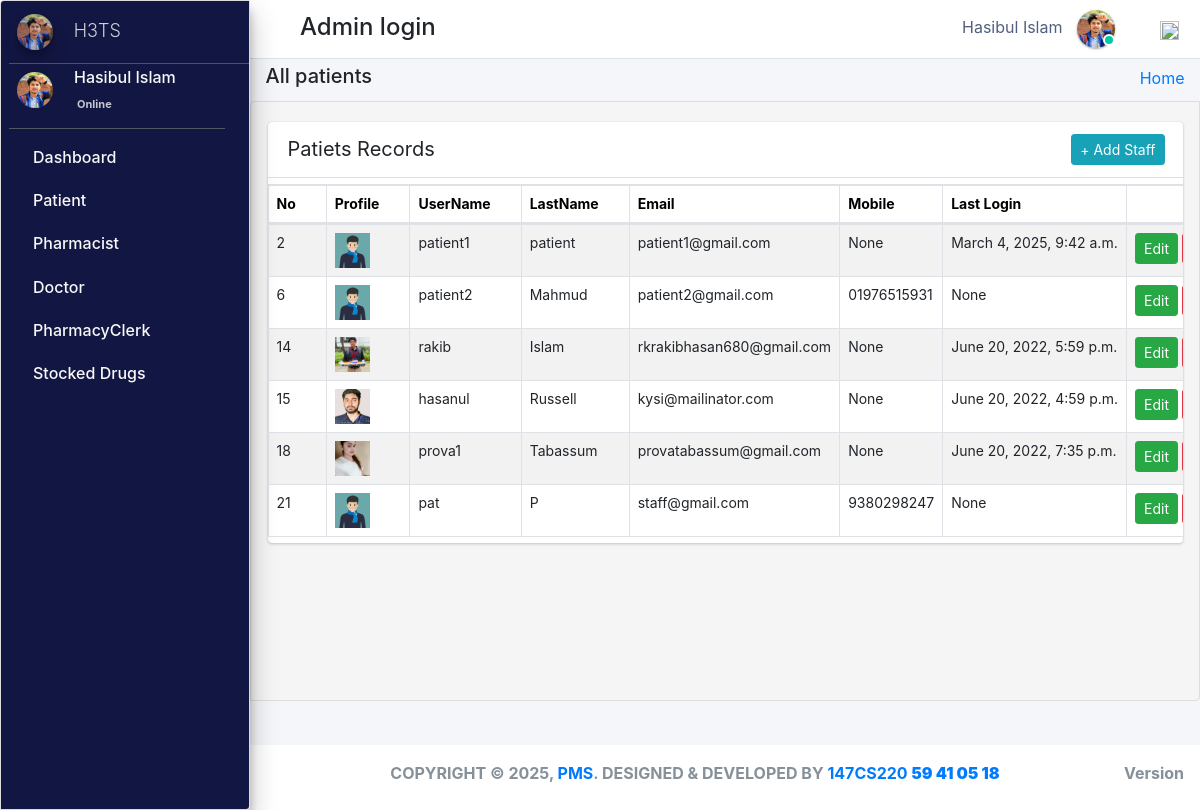
/admin_user/all_patients/ (signed in), run on the app's committed database.
### pharmacy/models.py (models this page shows, shortened)
class CustomUser(AbstractUser):
    groups = models.ManyToManyField(
        'auth.Group',
        related_name='customuser_groups',  # Updated related_name to avoid clash
        blank=True,
        help_text='The groups this user belongs to. A user will get all permissions granted to each of their groups.',
        verbose_name='groups'
    )
    user_permissions = models.ManyToManyField(
        'auth.Permission',
        related_name='customuser_user_permissions',  # Updated related_name to avoid clash
        blank=True,
        help_text='Specific permissions for this user.',
        verbose_name='user permissions'
    )
    user_type_data = ((1, "AdminHOD"), (2, "Pharmacist"), (3, "Doctor"), (4, "PharmacyClerk"),(5, "Patients"))
    user_type = models.CharField(default=1, choices=user_type_data, max_length=10)

class AdminHOD(models.Model):
    gender_category=(
        ('Male','Male'),
        ('Female','Female'),
    )
    admin = models.OneToOneField(CustomUser,null=True, on_delete = models.CASCADE)
    emp_no= models.CharField(max_length=100,null=True,blank=True)
    gender=models.CharField(max_length=100,null=True,choices=gender_category)
    mobile=models.CharField(max_length=10,null=True,blank=True)
    address=models.CharField(max_length=300,null=True,blank=True)
    profile_pic=models.ImageField(default="admin.png",null=True,blank=True)
    created_at = models.DateTimeField(auto_now_add=True)
    updated_at = models.DateTimeField(auto_now=True)
    date_employed=models.DateTimeField(auto_now_add=True, auto_now=False)
    objects = models.Manager()

class Patients(models.Model):
    gender_category=(
        ('Male','Male'),
        ('Female','Female'),
    )
    admin = models.OneToOneField(CustomUser,null=True, on_delete = models.CASCADE)
    reg_no=models.CharField(max_length=30,null=True,blank=True,unique=True)
    gender=models.CharField(max_length=7,null=True,blank=True,choices=gender_category)
    first_name=models.CharField(max_length=20,null=True,blank=True)
    last_name=models.CharField(max_length=20,null=True,blank=True)
    dob=models.DateTimeField(auto_now_add= False, auto_now=False,null=True,blank=True)
    phone_number=models.CharField(max_length=10,null=True,blank=True)
    profile_pic=models.ImageField(default="patient.jpg",null=True,blank=True)
    age= models.IntegerField(default='0', blank=True, null=True)
    address=models.CharField(max_length=300,null=True,blank=True)
    date_admitted=models.DateTimeField(auto_now_add=True, auto_now=False)
    last_updated = models.DateTimeField(auto_now_add=False, auto_now=True)

### pharmacy/HODViews.py (the view, shortened to what this page needs)
# urls.py: path('admin_user/all_patients/',HODViews.allPatients,name='all_patients'),
def allPatients(request):
    form=PatientSearchForm1(request.POST or None)
    patients=Patients.objects.all()
    context={
        "patients":patients,
        "form":form,
        "title":"Admitted Patients"
    }
    return render(request,'hod_templates/admited_patients.html',context)

### pharmacy/LoginCheckMiddleWare.py (called while the page is built, shortened)
    def process_view(self, request, view_func, view_args, view_kwargs):
        modulename = view_func.__module__
        user = request.user
        if user.is_authenticated:
            if user.user_type == "1":
                if modulename == "pharmacy.HODViews":
                    pass
                elif modulename == "":
                    pass
                elif modulename == "pharmacy.views" or modulename == "django.views.static":
                    pass
                else:
                    pass
            else:
                return redirect("login")

### pharmacy/templates/hod_templates/admited_patients.html (shortened to what this page needs)
{% extends 'hod_templates/base_template.html'%}
{% load static %}
{% block page_title %}
<h5>All patients</h5>
{% endblock page_title %}
{% block main_content %}
<section class="content">
    <div class="row">
        <div class="col-md-12 px-3">
            <div class="card card-primar sc">
                <div class="card-header">
                    <span>Patiets Records</span>
                   <div class="card-tools d-flex">
                <a class="btn btn-sm btn-info mr-2" href="{% url 'patient_form' %}" role="button">+ Add Staff</a>
            </div>
                </div>
                <table  class="table table-bordered table-hover dataTable" id="plist">
                    <thead>
                            <tr>
                                    <th>No</th>
                                    <th>Profile</th>
                                    <th>UserName</th>
                                    <th>LastName</th>
                                    <th>Email</th>
                                    <th>Mobile</th>
                                     <th>Last Login</th>
                                     <th class="text-center">Action</th>
                            </tr>
                    </thead>
                    <tbody>
                            {% for patient in patients %}
                            <tr class="hov"> <td>{{patient.admin.id}}</td>
                                <td> <img src="{{patient.profile_pic.url}}" class="" width="35" height="35" alt=""></td>
                                <td>{{patient.admin}}</td>
                                <td>{{patient.admin.last_name}}</td>
                                <td>{{patient.admin.email}}</td>
                                <td>{{patient.phone_number}}</td>
                                <td>{{patient.admin.last_login}}</td>
                                <td><a href="{% url 'edit_patient' patient.admin.id %}" class="btn btn-sm btn-success">Edit</a>
                                    <a href="{% url 'patient_record' patient.id %}" class="btn btn-sm btn-warning">View</a></td>
                            </tr>
                            {% endfor %}
                    </tbody>
                </table>
            </div>
        </div>
    </div>
</section>
{% endblock %}

### pharmacy/templates/hod_templates/base_template.html (shortened to what this page needs)
{% extends 'base_file.html' %} {% block htm %}
<body class="hold-transition sidebar-mini layout-fixed">
    <div class="wrapper">
        <nav class="main-header navbar navbar-expand navbar-white navbar-light">
            <ul class="navbar-nav">
                <li class="nav-item">
                    <a class="nav-link" data-widget="pushmenu" href="#" role="button"></a>
                </li>
            </ul>
            <h4 style="margin-left: 10px; margin-top: 5px;">Admin login </h4>
            <ul class="navbar-nav ml-auto">
                <li class="mx-3">
                    <a href="#" class="sm-submenu-with-image a">
                        <span>{{user.first_name}}  {{user.last_name}}</span>
                        <img src="{{request.user.adminhod.profile_pic.url}}" class="img-circle elevation-1" width="38" height="38" alt="">
                        <span class="avatar-status avatar-sm-status avatar-status-success"></span>
                    </a>
                </li>
                <li class="nav-item dropdown ml-3 low">
                    <a href="#" class="btn btn-outlined btn-black text-muted bg-transparent " data-toggle="dropdown" aria-expanded="false" data-wow-delay="0.7s"><img src="https://img.icons8.com/ios/50/000000/settings.png" width="19" height="19">
                    </a>
                </li>
            </ul>
        </nav>
        {% include 'hod_templates/sidebar.html'%}
        <div class="content-wrapper">
            <div class="content-header">
                <div class="container-fluid">
                    <div class="row ">
                        <div class="col-sm-6">
                            <h1 class="m-0 text-dark">
                                {% block page_title %} {% endblock page_title %}
                            </h1>
                        </div>
                        <div class="col-sm-6 ">
                            <ol class="breadcrumb float-sm-right">
                                <li class="breadcrumb-item"><a href="">Home</a></li>
                            </ol>
                        </div>
                    </div>
                </div>
            </div>
            {% block main_content %} {% endblock main_content %}
        </div>
        {% include 'hod_templates/footer.html'%}
    </div>
    {% endblock htm %}

### pharm/pharmacy/templates/base_file.html (shortened to what this page needs)
{% load static %}
<!DOCTYPE html>
<html lang="en">
<head>
    <link rel="stylesheet" href="{% static 'css/bootstrap.min.css'%}">
    <link rel="stylesheet" href="{% static 'css/main.css'%}">
    <link rel="stylesheet" href="{% static 'css/profile.css'%}">
    <link rel="stylesheet" href="{% static " fontawesome-free/css/all.min.css " %}">
    <link rel="stylesheet" href="https://code.ionicframework.com/ionicons/2.0.1/css/ionicons.min.css">
    <link rel="stylesheet" href="{% static 'dist/css/adminlte.css'  %}">
    <link rel="stylesheet" href="{% static 'pace-progress/themes/black/pace-theme-flat-top.css' %}">
    <link rel="stylesheet" href="{% static 'datatables-bs4/css/dataTables.bootstrap4.min.css'%}">
    <link rel="stylesheet" href="{% static 'datatables-responsive/css/responsive.bootstrap4.min.css'%}">
    <link rel="stylesheet" href="{% static 'datatables-buttons/css/buttons.bootstrap4.min.css'%}">
    <link rel="stylesheet" href="{% static 'css/select2.css' %}">
    <link href="{% static 'jquery-ui2/jquery-ui.min.css' %}" rel="stylesheet">
    <link href="{% static 'jquery-ui2/jquery-ui.structure.min.css' %}" rel="stylesheet">
    <link href="{% static 'jquery-ui2/jquery-ui.theme.min.css' %}" rel="stylesheet">
</head>
{% block htm %} {% endblock htm%}
</body>
</html>

### pharmacy/templates/hod_templates/sidebar.html (shortened to what this page needs)
<aside class="main-sidebar sidebar-dark-primary elevation-4">
    <a href="" class="brand-link ml-2">
        <img src="{{request.user.adminhod.profile_pic.url}}" alt="" width="36" height="36" class=" img-circle elevation-3" style="opacity: .8">
        <span class="brand-text font-weight-light mt-1 ml-3 mmust">H3TS</span>
    </a>
    <div class="sidebar">
        <div class="user-panel mr-3">
            <div class="pull-left image sm-submenu-with-image a ml-2 ">
                <img src="{{request.user.adminhod.profile_pic.url}}" class="img-circle mt-2" width="36" height="36" alt="User Image">
            </div>
            <div class="pull-left info">
                <p>{{user.first_name}} {{user.last_name}}</p>
                <a href="#"> Online</a>
            </div>
        </div>
        <nav class="mt-2">
            <ul class="nav nav-pills nav-sidebar flex-column" data-widget="treeview" role="menu" data-accordion="false">
                <li class="nav-item">
                    <a href="{% url  'admin_dashboard' %}" class="nav-link">
                        <p>
                            Dashboard
                        </p>
                    </a>
                </li>
                <li class="nav-item">
                    <a href="#" class="nav-link">
                        <p>
                            Patient
                        </p>
                    </a>
                </li>
                <li class="nav-item">
                    <a href="#" class="nav-link">
                        <p>
                            Pharmacist
                        </p>
                    </a>
                </li>
                <li class="nav-item">
                    <a href="#" class="nav-link">
                        <p>
                            Doctor
                        </p>
                    </a>
                </li>
                <li class="nav-item">
                    <a href="#" class="nav-link">
                        <p>
                            PharmacyClerk
                        </p>
                    </a>
                </li>
                <li class="nav-item">
                    <a href="#" class="nav-link">
                        <p>
                            Stocked Drugs
                        </p>
                    </a>
                </li>
            </ul>
        </nav>
    </div>
</aside>

### pharmacy/templates/hod_templates/footer.html
<footer class="main-footer pt-3 text-center">
    <strong>COPYRIGHT &copy; {% now "Y" %}, <a href="#">PMS</a>. DESIGNED & DEVELOPED BY <a href="#">147CS220 <b>59 41 05 18</b></a></strong>
    <div class="float-right d-none d-sm-inline-block">
        <b>Version</b>
    </div>
</footer>

### static/css/main.css (style rules this page uses)
html { font-family: sans-serif; line-height: 1.15; -webkit-text-size-adjust: 100%; -webkit-tap-highlight-color: transparent; }
body { overflow-y: hidden; overflow-x: hidden; font-family: -apple-system, BlinkMacSystemFont, "Segoe UI", Roboto, "Helvetica Neue", Arial, "Noto Sans", sans-serif, "Apple Color Emoji", "Segoe UI Emoji", "Segoe UI Symbol", "Noto Color Emoji" !important; }
th { color: rgb(0, 0, 0); font-size: 14px !important; }
.content { background-color: #f5f5f5; border: 1px solid #dddddd; border-radius: 4px 0px 4px 0px; left: -1px; padding: 10px 7px 5px; }
.main-sidebar { background: #ffffff; border: 1px solid #dddddd; border-radius: 4px 0px 4px 0px; font-weight: bold; }
.content { height: 75vh; overflow-y: scroll; overflow-x: hidden; }
.sc { white-space: nowrap; display: block; overflow-x: hidden !important; }
.content .row { margin-top: 20px !important; }
.main-sidebar { background-color: #121642 !important; color: white !important; }
.main-sidebar p { color: #f8f8f8 !important; font-weight: 500 !important }
td { font-size: 14px !important; }
.hov { transition: transform .5s; }
.avatar-status { position: absolute; bottom: 12px; right: 75.4px; display: -ms-inline-flexbox; display: inline-flex; -ms-flex-negative: 0; flex-shrink: 0; -ms-flex-pack: center; justify-content: center; -ms-flex-align: center; align-items: center; white-space: nowrap; text-align: center; vertical-align: baseline; font-weight: 600; border: .125rem solid #fff; width: 12px; height: 12px; line-height: 1; font-size: .71094rem; border-radius: 50%; }
.avatar-status-success { color: #fff; background-color: #00c9a7; }
.card-header span { font-size: 20px !important; }
.table>tbody>tr>td, .table>tbody>tr>th, .table>tfoot>tr>td, .table>tfoot>tr>th, .table>thead>tr>td, .table>thead>tr>th { padding: 8px; line-height: 1.42857143; vertical-align: top; }
.pull-left { float: left; }
.pull-left { float: left!important; }
.user-panel>.info { padding: 5px 5px 5px 15px; line-height: 1; position: absolute; left: 55px; }
.user-panel>.info>p { font-weight: 600; margin-bottom: 9px; }
p { margin: 0 0 10px; }
.user-panel { padding-bottom: 20px; }
.user-panel:after { clear: both; }
.user-panel:before, .user-panel:after { content: " "; display: table; }
.user-panel>.info>a { text-decoration: none; padding-right: 5px; margin-top: 3px; font-size: 11px; overflow: hidden; white-space: nowrap; }
.mmust { overflow: hidden; white-space: nowrap; font-size: 18px; }
.table { background: white !important; }
.container-fluid { width: 100%; padding-right: 15px; padding-left: 15px; margin-right: auto; margin-left: auto; }
.row { display: flex; flex-wrap: wrap; margin-right: -15px; margin-left: -15px; }
.d-flex { display: flex !important; z-index: 44; }
.d-flex { display: flex !important; }
.table tbody tr:nth-of-type(odd) { background-color: rgba(0, 0, 0, .05) !important; }
.table tbody tr:nth-of-type(odd) { background-color: rgba(197, 197, 197, 0.05) !important; }
.main-footer { height: 65px !important; background: #ffffff; border-top: none !important; color: #869099; font-size: 1.0rem !important; }
.img-circle { border-radius: 50%; }
.content-wrapper .content-header { padding: 5px 0.5rem !important; }

### static/css/profile.css (style rules this page uses)
li { list-style-type: none ! }
.navbar-nav span { color: #525f7f !important; margin-right: 10px !important; }
body { font-family: 'Rubik', sans-serif; height: 100% !important; }
.table tbody tr:nth-of-type(odd) { background-color: rgba(0, 0, 0, .05) !important; }

### data on the page
CustomUser: first_name "Hasibul", last_name "Islam", user.adminhod.profile_pic (picture)
Patients: admin.id "2", profile_pic (picture), admin "patient1", admin.last_name "patient", admin.email "patient1@gmail.com", phone_number "None", admin.last_login "March 4, 2025, 9:42 a.m."
Patients: admin.id "6", profile_pic (picture), admin "patient2", admin.last_name "Mahmud", admin.email "patient2@gmail.com", phone_number "01976515931", admin.last_login "None"
Patients: admin.id "14", profile_pic (picture), admin "rakib", admin.last_name "Islam", admin.email "rkrakibhasan680@gmail.com", phone_number "None", admin.last_login "June 20, 2022, 5:59 p.m."
Patients: admin.id "15", profile_pic (picture), admin "hasanul", admin.last_name "Russell", admin.email "kysi@mailinator.com", phone_number "None", admin.last_login "June 20, 2022, 4:59 p.m."
Patients: admin.id "18", profile_pic (picture), admin "prova1", admin.last_name "Tabassum", admin.email "provatabassum@gmail.com", phone_number "None", admin.last_login "June 20, 2022, 7:35 p.m."
Patients: admin.id "21", profile_pic (picture), admin "pat", admin.last_name "P", admin.email "staff@gmail.com", phone_number "9380298247", admin.last_login "None"
